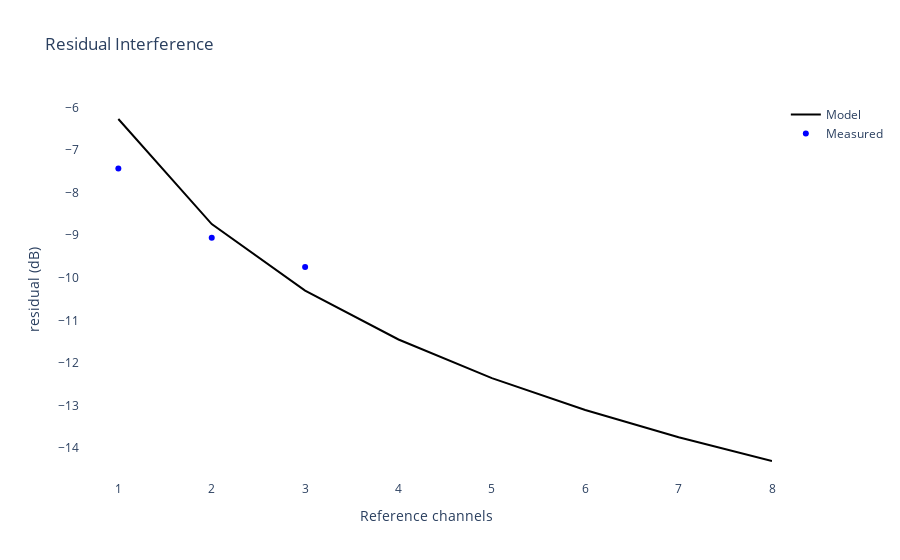

Notebook code cell kept with this figure:
### Code cell
# Compare with theory sqrt(1/(1+k*INR**2))

# Model: noise coil INR is 4.5 dB, or INR = 1.7 (in amplitude)
k = np.arange(1, 9)
residual_model = 1 / np.sqrt(1 + k * 1.8 ** 2)

# Measured data: ration between raw and corrected
residual_measured = np.zeros(3)
residual_measured[0] = avg_pow_1ch - avg_pow_raw
residual_measured[1] = avg_pow_2ch - avg_pow_raw
residual_measured[2] = avg_pow_3ch - avg_pow_raw
k_3 = [1, 2, 3]

fig = go.Figure()
fig.update_layout(plot_bgcolor="white", title="Residual Interference", xaxis_title="Reference channels", yaxis_title="residual (dB)")
line_style = {'color': 'black', 'width': 2}
fig.add_trace(go.Scatter(x=k, y=20 * np.log10(residual_model), line=line_style, name='Model', mode='lines'))
line_style = {'color': 'blue', 'width': 2}
fig.add_trace(go.Scatter(x=k_3, y=residual_measured, line=line_style, name='Measured', mode='markers'))
fig.show()

### Figure 1 — Plotly figure (JSON) as saved in the notebook; plotly's stock layout.template omitted (floating-point values rounded to 4 significant figures)
{"data": [{"line": {"color": "black", "width": 2}, "mode": "lines", "name": "Model", "type": "scatter", "x": [1, 2, 3, 4, 5, 6, 7, 8], "y": [-6.274, -8.739, -10.3, -11.45, -12.36, -13.1, -13.74, -14.3]}, {"line": {"color": "blue", "width": 2}, "mode": "markers", "name": "Measured", "type": "scatter", "x": [1, 2, 3], "y": [-7.437, -9.06, -9.745]}], "layout": {"plot_bgcolor": "white", "title": {"text": "Residual Interference"}, "xaxis": {"title": {"text": "Reference channels"}}, "yaxis": {"title": {"text": "residual (dB)"}}}}
